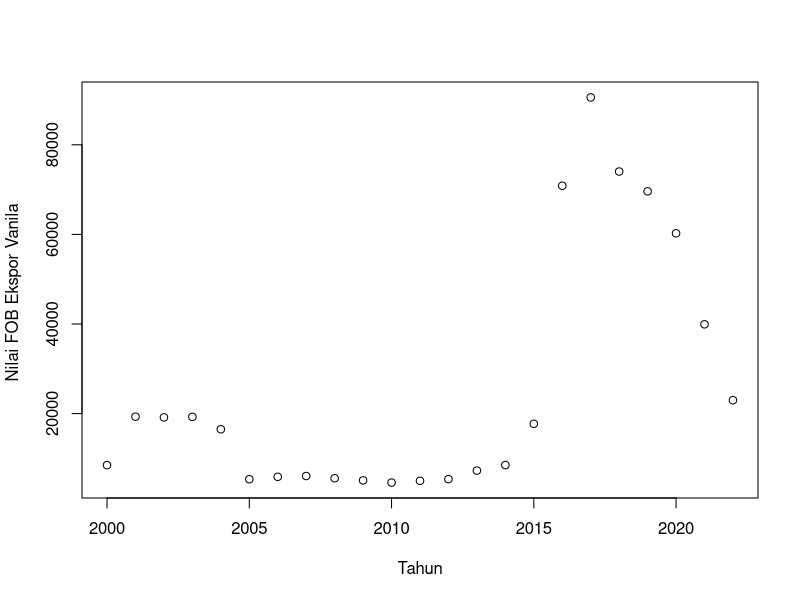
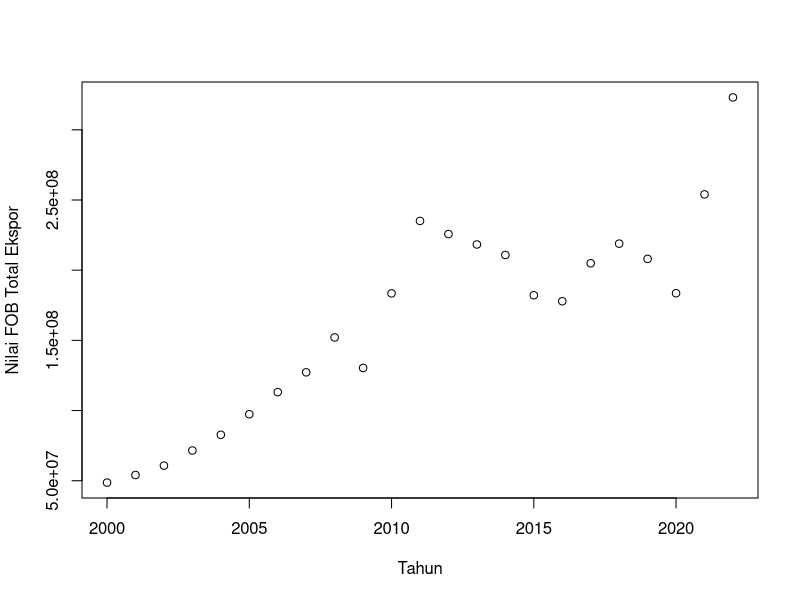
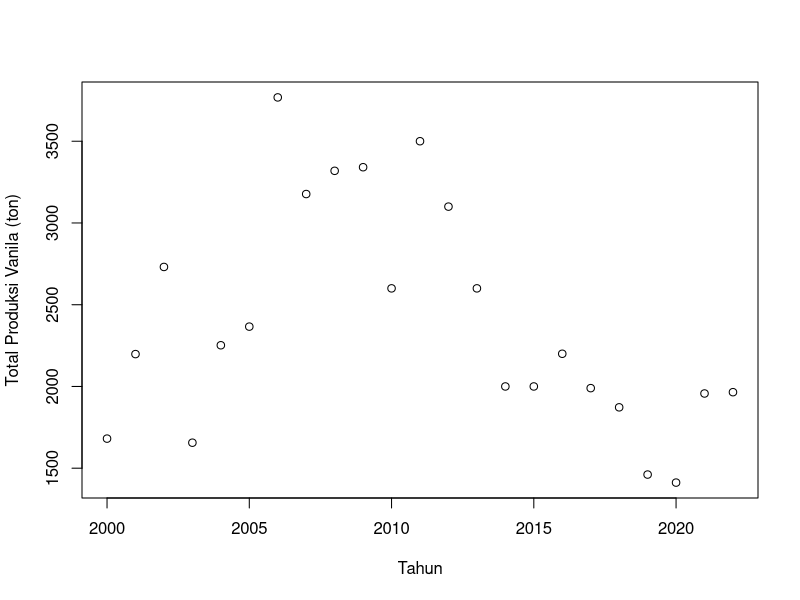
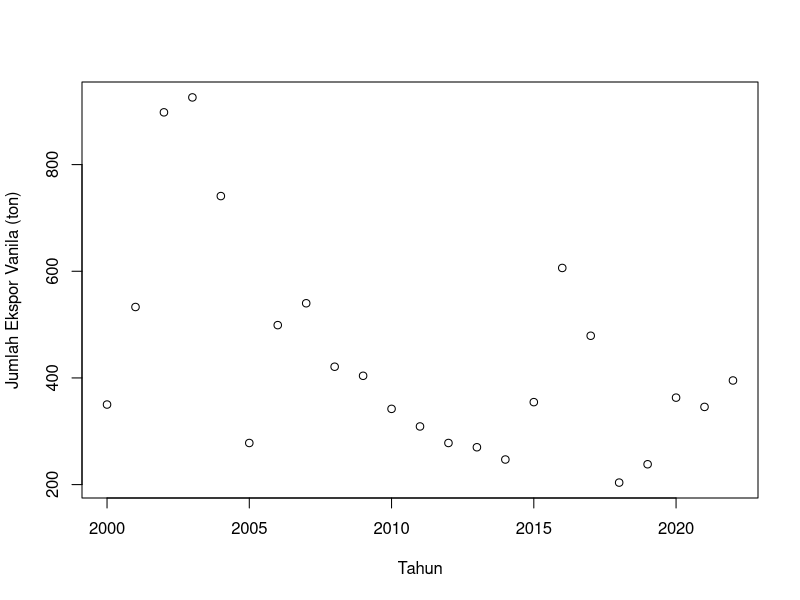
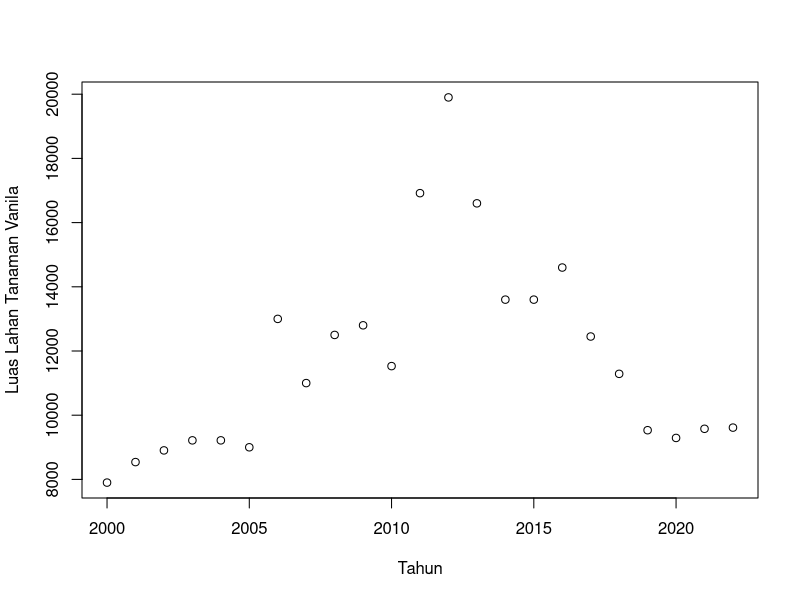
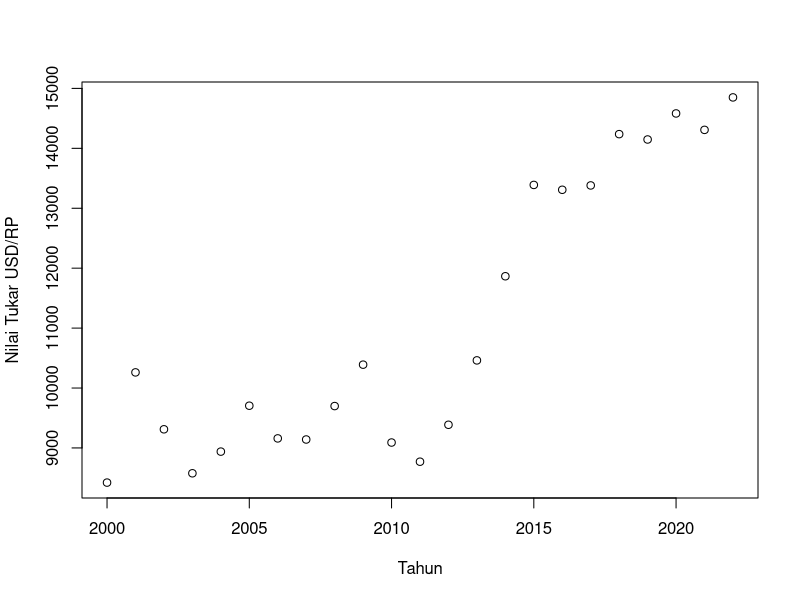
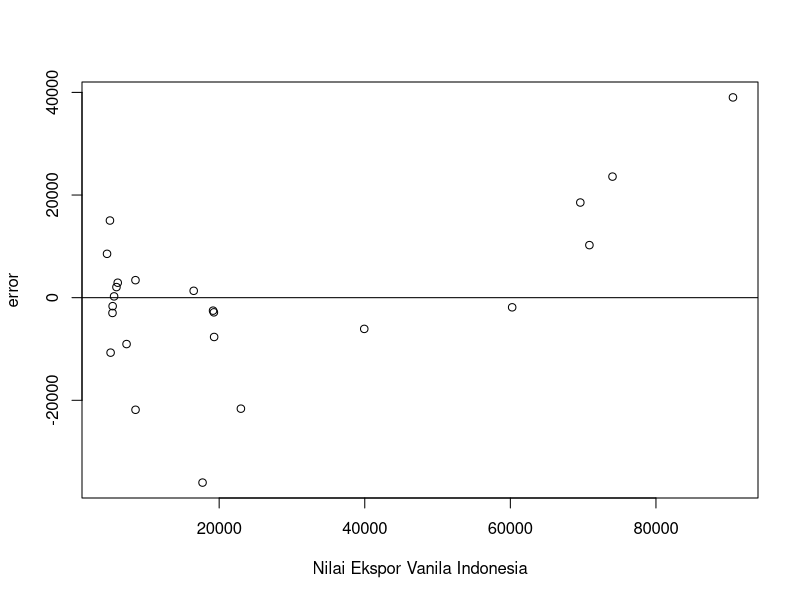
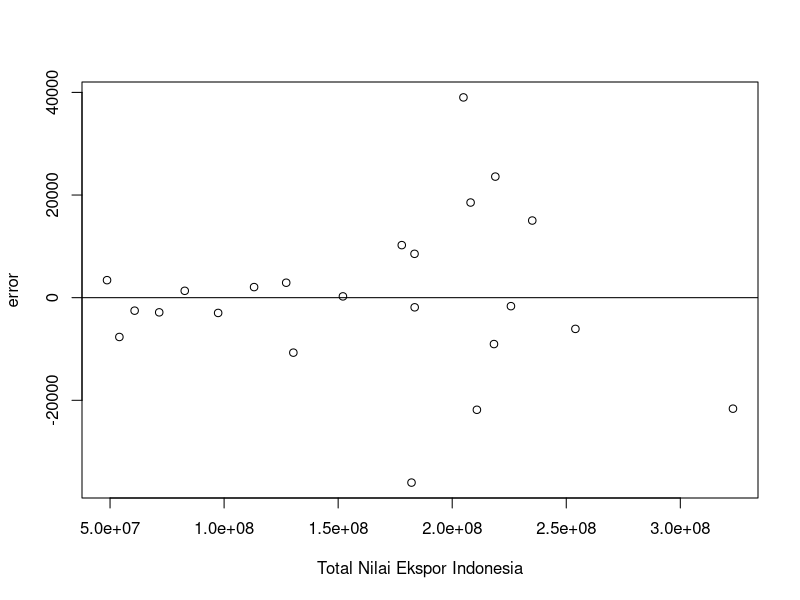

The R script that drew these images, in order:
## ---- chunk 1
#| warning: false
#| echo: true
setwd("D:/METOPEL UAS/FIZRI METOPEL")
library(readxl)
library(tidyverse)
library(kableExtra)
## ---- chunk 2
#impor dataset
read_excel("vanili2.xlsx")
dat <- read_excel("vanili2.xlsx")
kbl(dat) %>%
  kable_styling(bootstrap_options = c("striped", "hover", "condensed", "responsive"))
reg1<-lm(ekspor~tot+prodt+xqty+lahan+kurs,data=dat)
## ---- chunk 3
plot(dat$tahun,dat$ekspor,xlab="Tahun",ylab="Nilai FOB Ekspor Vanila ")
## ---- chunk 4
plot(dat$tahun,dat$tot,xlab="Tahun",ylab="Nilai FOB Total Ekspor")
## ---- chunk 5
plot(dat$tahun,dat$prodt,xlab="Tahun",ylab="Total Produksi Vanila (ton)")
## ---- chunk 6
plot(dat$tahun,dat$xqty,xlab="Tahun",ylab="Jumlah Ekspor Vanila (ton)")
## ---- chunk 7
plot(dat$tahun,dat$lahan,xlab="Tahun",ylab="Luas Lahan Tanaman Vanila")
## ---- chunk 8
plot(dat$tahun,dat$kurs,xlab="Tahun",ylab="Nilai Tukar USD/RP")
## ---- chunk 9
dat$m<-resid(reg1)
plot(dat$ekspor,dat$m,xlab="Nilai Ekspor Vanila Indonesia",ylab="error")
abline(h=0) # membuat garis horizontal di y=0
## ---- chunk 10
dat$m<-resid(reg1)
plot(dat$tot,dat$m,xlab="Total Nilai Ekspor Indonesia",ylab="error")
abline(h=0) # membuat garis horizontal di y=0
## ---- chunk 11
dat$m<-resid(reg1)
plot(dat$prodt,dat$m,xlab="Total Produksi Vanila (ton)",ylab="error")
abline(h=0) # membuat garis horizontal di y=0
## ---- chunk 12
dat$m<-resid(reg1)
plot(dat$xqty,dat$m,xlab="Total Ekspor Vanila (ton)",ylab="error")
abline(h=0) # membuat garis horizontal di y=0
## ---- chunk 13
dat$m<-resid(reg1)
plot(dat$lahan,dat$m,xlab="Luas Lahan Tanaman Vanila (ha)",ylab="error")
abline(h=0) # membuat garis horizontal di y=0
## ---- chunk 14
dat$m<-resid(reg1)
plot(dat$kurs,dat$m,xlab="Nilai Tukar USD/RP",ylab="error")
abline(h=0) # membuat garis horizontal di y=0
## ---- chunk 15
summary(reg1)
